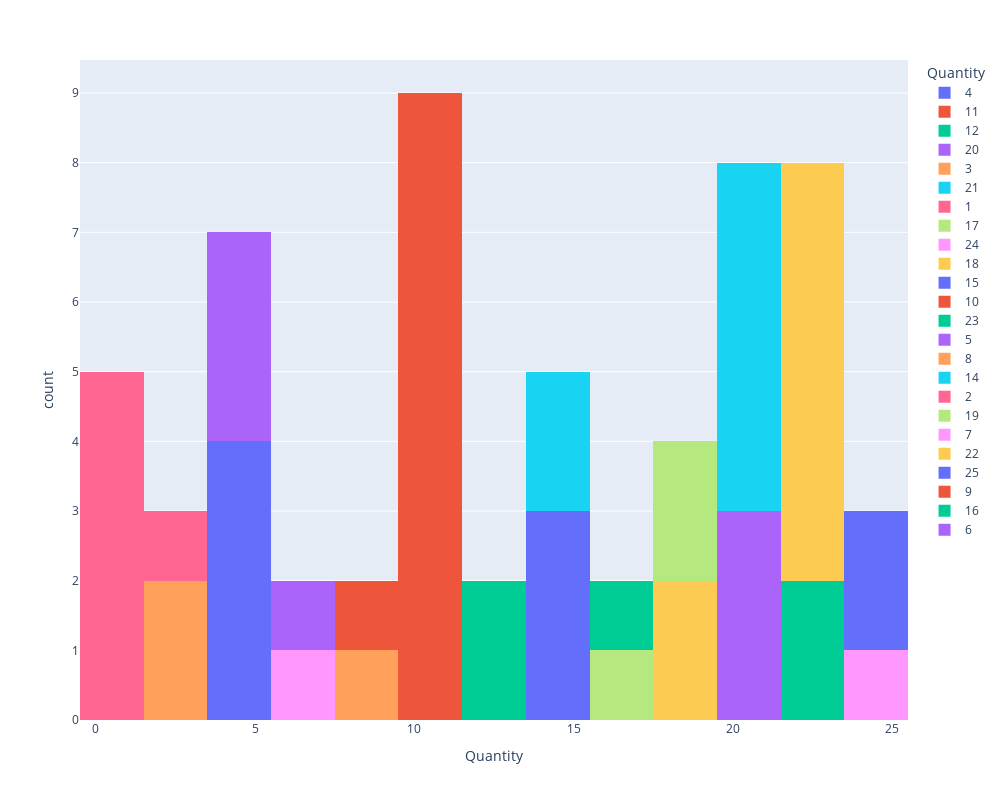

Source (notebook cell):
### Code cell
#Visualize the distribution of Quantity using a histogram.
px.histogram(df,x="Quantity", nbins=20, color="Quantity",width=1000, height=800)

### Figure 1 — Plotly figure (JSON) as saved in the notebook; plotly's stock layout.template omitted (floating-point values rounded to 4 significant figures)
{"data": [{"alignmentgroup": "True", "bingroup": "x", "hovertemplate": "Quantity=%{x}<br>count=%{y}<extra></extra>", "legendgroup": "4", "marker": {"color": "#636efa", "pattern": {"shape": ""}}, "name": "4", "nbinsx": 20, "offsetgroup": "4", "orientation": "v", "showlegend": true, "type": "histogram", "x": [4, 4, 4, 4], "xaxis": "x", "yaxis": "y"}, {"alignmentgroup": "True", "bingroup": "x", "hovertemplate": "Quantity=%{x}<br>count=%{y}<extra></extra>", "legendgroup": "11", "marker": {"color": "#EF553B", "pattern": {"shape": ""}}, "name": "11", "nbinsx": 20, "offsetgroup": "11", "orientation": "v", "showlegend": true, "type": "histogram", "x": [11, 11, 11, 11, 11, 11], "xaxis": "x", "yaxis": "y"}, {"alignmentgroup": "True", "bingroup": "x", "hovertemplate": "Quantity=%{x}<br>count=%{y}<extra></extra>", "legendgroup": "12", "marker": {"color": "#00cc96", "pattern": {"shape": ""}}, "name": "12", "nbinsx": 20, "offsetgroup": "12", "orientation": "v", "showlegend": true, "type": "histogram", "x": [12, 12], "xaxis": "x", "yaxis": "y"}, {"alignmentgroup": "True", "bingroup": "x", "hovertemplate": "Quantity=%{x}<br>count=%{y}<extra></extra>", "legendgroup": "20", "marker": {"color": "#ab63fa", "pattern": {"shape": ""}}, "name": "20", "nbinsx": 20, "offsetgroup": "20", "orientation": "v", "showlegend": true, "type": "histogram", "x": [20, 20, 20], "xaxis": "x", "yaxis": "y"}, {"alignmentgroup": "True", "bingroup": "x", "hovertemplate": "Quantity=%{x}<br>count=%{y}<extra></extra>", "legendgroup": "3", "marker": {"color": "#FFA15A", "pattern": {"shape": ""}}, "name": "3", "nbinsx": 20, "offsetgroup": "3", "orientation": "v", "showlegend": true, "type": "histogram", "x": [3, 3], "xaxis": "x", "yaxis": "y"}, {"alignmentgroup": "True", "bingroup": "x", "hovertemplate": "Quantity=%{x}<br>count=%{y}<extra></extra>", "legendgroup": "21", "marker": {"color": "#19d3f3", "pattern": {"shape": ""}}, "name": "21", "nbinsx": 20, "offsetgroup": "21", "orientation": "v", "showlegend": true, "type": "histogram", "x": [21, 21, 21, 21, 21], "xaxis": "x", "yaxis": "y"}, {"alignmentgroup": "True", "bingroup": "x", "hovertemplate": "Quantity=%{x}<br>count=%{y}<extra></extra>", "legendgroup": "1", "marker": {"color": "#FF6692", "pattern": {"shape": ""}}, "name": "1", "nbinsx": 20, "offsetgroup": "1", "orientation": "v", "showlegend": true, "type": "histogram", "x": [1, 1, 1, 1, 1], "xaxis": "x", "yaxis": "y"}, {"alignmentgroup": "True", "bingroup": "x", "hovertemplate": "Quantity=%{x}<br>count=%{y}<extra></extra>", "legendgroup": "17", "marker": {"color": "#B6E880", "pattern": {"shape": ""}}, "name": "17", "nbinsx": 20, "offsetgroup": "17", "orientation": "v", "showlegend": true, "type": "histogram", "x": [17], "xaxis": "x", "yaxis": "y"}, {"alignmentgroup": "True", "bingroup": "x", "hovertemplate": "Quantity=%{x}<br>count=%{y}<extra></extra>", "legendgroup": "24", "marker": {"color": "#FF97FF", "pattern": {"shape": ""}}, "name": "24", "nbinsx": 20, "offsetgroup": "24", "orientation": "v", "showlegend": true, "type": "histogram", "x": [24], "xaxis": "x", "yaxis": "y"}, {"alignmentgroup": "True", "bingroup": "x", "hovertemplate": "Quantity=%{x}<br>count=%{y}<extra></extra>", "legendgroup": "18", "marker": {"color": "#FECB52", "pattern": {"shape": ""}}, "name": "18", "nbinsx": 20, "offsetgroup": "18", "orientation": "v", "showlegend": true, "type": "histogram", "x": [18, 18], "xaxis": "x", "yaxis": "y"}, {"alignmentgroup": "True", "bingroup": "x", "hovertemplate": "Quantity=%{x}<br>count=%{y}<extra></extra>", "legendgroup": "15", "marker": {"color": "#636efa", "pattern": {"shape": ""}}, "name": "15", "nbinsx": 20, "offsetgroup": "15", "orientation": "v", "showlegend": true, "type": "histogram", "x": [15, 15, 15], "xaxis": "x", "yaxis": "y"}, {"alignmentgroup": "True", "bingroup": "x", "hovertemplate": "Quantity=%{x}<br>count=%{y}<extra></extra>", "legendgroup": "10", "marker": {"color": "#EF553B", "pattern": {"shape": ""}}, "name": "10", "nbinsx": 20, "offsetgroup": "10", "orientation": "v", "showlegend": true, "type": "histogram", "x": [10, 10, 10], "xaxis": "x", "yaxis": "y"}, {"alignmentgroup": "True", "bingroup": "x", "hovertemplate": "Quantity=%{x}<br>count=%{y}<extra></extra>", "legendgroup": "23", "marker": {"color": "#00cc96", "pattern": {"shape": ""}}, "name": "23", "nbinsx": 20, "offsetgroup": "23", "orientation": "v", "showlegend": true, "type": "histogram", "x": [23, 23], "xaxis": "x", "yaxis": "y"}, {"alignmentgroup": "True", "bingroup": "x", "hovertemplate": "Quantity=%{x}<br>count=%{y}<extra></extra>", "legendgroup": "5", "marker": {"color": "#ab63fa", "pattern": {"shape": ""}}, "name": "5", "nbinsx": 20, "offsetgroup": "5", "orientation": "v", "showlegend": true, "type": "histogram", "x": [5, 5, 5], "xaxis": "x", "yaxis": "y"}, {"alignmentgroup": "True", "bingroup": "x", "hovertemplate": "Quantity=%{x}<br>count=%{y}<extra></extra>", "legendgroup": "8", "marker": {"color": "#FFA15A", "pattern": {"shape": ""}}, "name": "8", "nbinsx": 20, "offsetgroup": "8", "orientation": "v", "showlegend": true, "type": "histogram", "x": [8], "xaxis": "x", "yaxis": "y"}, {"alignmentgroup": "True", "bingroup": "x", "hovertemplate": "Quantity=%{x}<br>count=%{y}<extra></extra>", "legendgroup": "14", "marker": {"color": "#19d3f3", "pattern": {"shape": ""}}, "name": "14", "nbinsx": 20, "offsetgroup": "14", "orientation": "v", "showlegend": true, "type": "histogram", "x": [14, 14], "xaxis": "x", "yaxis": "y"}, {"alignmentgroup": "True", "bingroup": "x", "hovertemplate": "Quantity=%{x}<br>count=%{y}<extra></extra>", "legendgroup": "2", "marker": {"color": "#FF6692", "pattern": {"shape": ""}}, "name": "2", "nbinsx": 20, "offsetgroup": "2", "orientation": "v", "showlegend": true, "type": "histogram", "x": [2], "xaxis": "x", "yaxis": "y"}, {"alignmentgroup": "True", "bingroup": "x", "hovertemplate": "Quantity=%{x}<br>count=%{y}<extra></extra>", "legendgroup": "19", "marker": {"color": "#B6E880", "pattern": {"shape": ""}}, "name": "19", "nbinsx": 20, "offsetgroup": "19", "orientation": "v", "showlegend": true, "type": "histogram", "x": [19, 19], "xaxis": "x", "yaxis": "y"}, {"alignmentgroup": "True", "bingroup": "x", "hovertemplate": "Quantity=%{x}<br>count=%{y}<extra></extra>", "legendgroup": "7", "marker": {"color": "#FF97FF", "pattern": {"shape": ""}}, "name": "7", "nbinsx": 20, "offsetgroup": "7", "orientation": "v", "showlegend": true, "type": "histogram", "x": [7], "xaxis": "x", "yaxis": "y"}, {"alignmentgroup": "True", "bingroup": "x", "hovertemplate": "Quantity=%{x}<br>count=%{y}<extra></extra>", "legendgroup": "22", "marker": {"color": "#FECB52", "pattern": {"shape": ""}}, "name": "22", "nbinsx": 20, "offsetgroup": "22", "orientation": "v", "showlegend": true, "type": "histogram", "x": [22, 22, 22, 22, 22, 22], "xaxis": "x", "yaxis": "y"}, {"alignmentgroup": "True", "bingroup": "x", "hovertemplate": "Quantity=%{x}<br>count=%{y}<extra></extra>", "legendgroup": "25", "marker": {"color": "#636efa", "pattern": {"shape": ""}}, "name": "25", "nbinsx": 20, "offsetgroup": "25", "orientation": "v", "showlegend": true, "type": "histogram", "x": [25, 25], "xaxis": "x", "yaxis": "y"}, {"alignmentgroup": "True", "bingroup": "x", "hovertemplate": "Quantity=%{x}<br>count=%{y}<extra></extra>", "legendgroup": "9", "marker": {"color": "#EF553B", "pattern": {"shape": ""}}, "name": "9", "nbinsx": 20, "offsetgroup": "9", "orientation": "v", "showlegend": true, "type": "histogram", "x": [9], "xaxis": "x", "yaxis": "y"}, {"alignmentgroup": "True", "bingroup": "x", "hovertemplate": "Quantity=%{x}<br>count=%{y}<extra></extra>", "legendgroup": "16", "marker": {"color": "#00cc96", "pattern": {"shape": ""}}, "name": "16", "nbinsx": 20, "offsetgroup": "16", "orientation": "v", "showlegend": true, "type": "histogram", "x": [16], "xaxis": "x", "yaxis": "y"}, {"alignmentgroup": "True", "bingroup": "x", "hovertemplate": "Quantity=%{x}<br>count=%{y}<extra></extra>", "legendgroup": "6", "marker": {"color": "#ab63fa", "pattern": {"shape": ""}}, "name": "6", "nbinsx": 20, "offsetgroup": "6", "orientation": "v", "showlegend": true, "type": "histogram", "x": [6], "xaxis": "x", "yaxis": "y"}], "layout": {"barmode": "relative", "height": 800, "legend": {"title": {"text": "Quantity"}, "tracegroupgap": 0}, "margin": {"t": 60}, "width": 1000, "xaxis": {"anchor": "y", "autorange": true, "categoryarray": [4, 11, 12, 20, 3, 21, 1, 17, 24, 18, 15, 10, 23, 5, 8, 14, 2, 19, 7, 22, 25, 9, 16, 6], "categoryorder": "array", "domain": [0, 1], "range": [-0.5, 25.5], "title": {"text": "Quantity"}, "type": "linear"}, "yaxis": {"anchor": "x", "autorange": true, "domain": [0, 1], "range": [0, 9.474], "title": {"text": "count"}}}}
